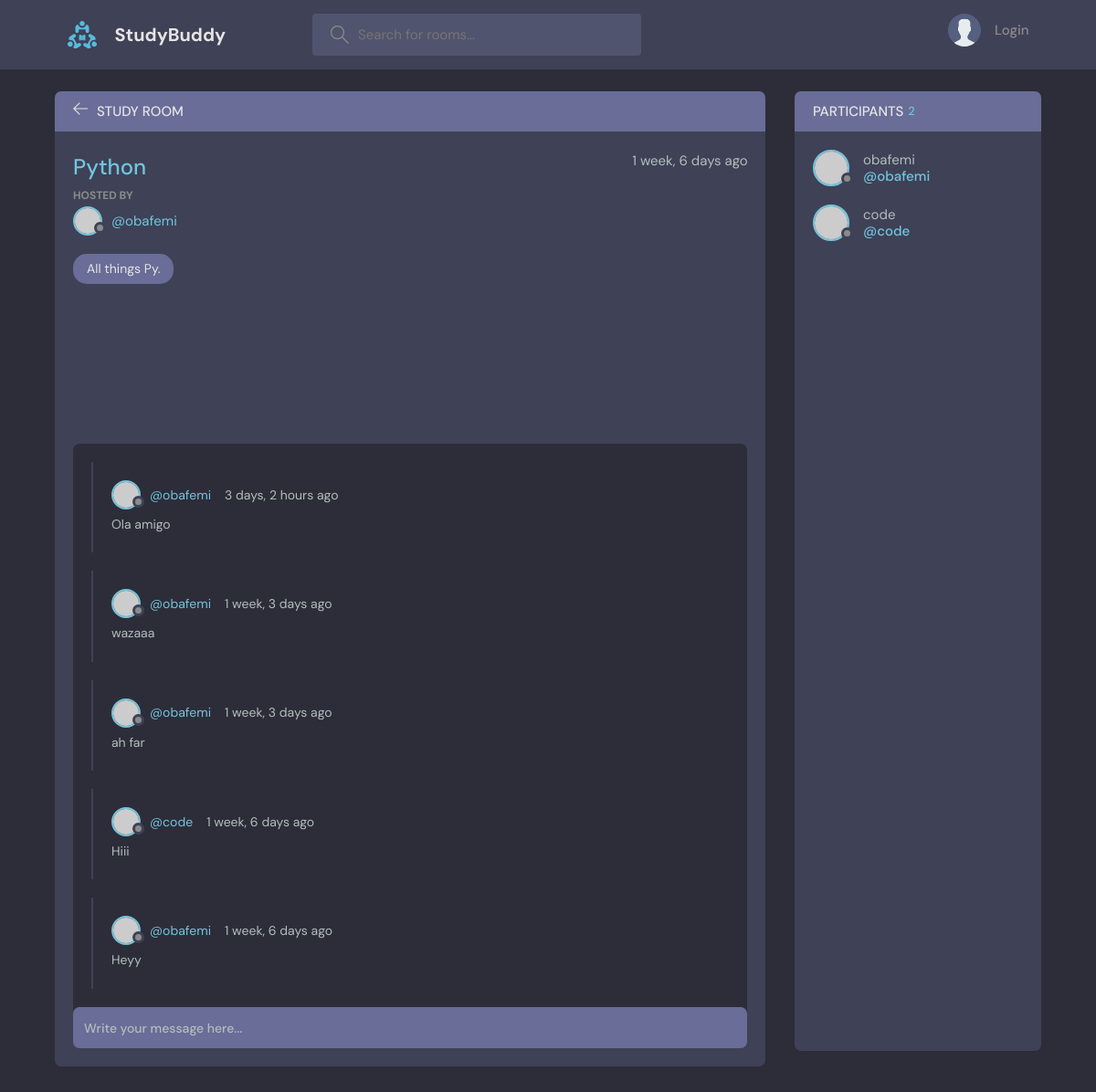
Page /room/2/ on the committed database.
### base/models.py (models this page shows, shortened)
class Room(models.Model):
    topic = models.ForeignKey(Topic, on_delete=models.SET_NULL, null=True)
    host = models.ForeignKey(User, on_delete=models.SET_NULL, null=True)
    name = models.CharField(max_length=200)
    description = models.TextField(null=True, blank=True)
    participants = models.ManyToManyField(User, related_name='participants', blank=True)
    updated = models.DateTimeField(auto_now=True)
    created = models.DateTimeField(auto_now_add=True)
    class Meta:
        ordering = ['-updated']

class Topic(models.Model):
    name = models.CharField(max_length=200)
    def __str__(self):
        return self.name

class Message(models.Model):
    user = models.ForeignKey(User, on_delete=models.CASCADE)
    room = models.ForeignKey(Room, on_delete=models.CASCADE)
    body = models.TextField()
    updated = models.DateTimeField(auto_now=True)
    created = models.DateTimeField(auto_now_add=True)
    class Meta:
        ordering = ['-updated']

### base/views.py (the view, shortened to what this page needs)
# urls.py: path('room/<str:pk>/', views.room, name='room'),
def room(request, pk):
    room = Room.objects.get(id=pk)
    messages = room.message_set.all().order_by('-created')
    participants = room.participants.all()
    cointext = {'room': room, 'room_messages': messages, 'participants': participants}
    return render(request, 'base/room.html', cointext)

### base/templates/base/room.html (shortened to what this page needs)
{% extends 'main.html' %}
{% block content %}
    <main class="profile-page layout layout--2">
      <div class="container">
        <div class="room">
          <div class="room__top">
            <div class="room__topLeft">
              <a href="{% url 'home' %}">
                <svg version="1.1" xmlns="http://www.w3.org/2000/svg" width="32" height="32" viewBox="0 0 32 32">
                  <title>arrow-left</title>
                  <path
                    d="M13.723 2.286l-13.723 13.714 13.719 13.714 1.616-1.611-10.96-10.96h27.625v-2.286h-27.625l10.965-10.965-1.616-1.607z"
                  ></path>
                </svg>
              </a>
              <h3>Study Room</h3>
            </div>
          </div>
          <div class="room__box scroll">
            <div class="room__header scroll">
              <div class="room__info">
                <h3>{{room.name}}</h3>
                <span>{{room.created|timesince}} ago</span>
              </div>
              <div class="room__hosted">
                <p>Hosted By</p>
                <a href="{% url 'user-profile' room.host.id %}" class="room__author">
                  <div class="avatar avatar--small">
                    <img src="https://randomuser.me/api/portraits/men/37.jpg" />
                  </div>
                  <span>@{{room.host.username}}</span>
                </a>
              </div>
              <span class="room__topics">{{room.topic}}</span>
            </div>
            <div class="room__conversation">
              <div class="threads scroll">
            {% for message in room_messages %}
                <div class="thread">
                  <div class="thread__top">
                    <div class="thread__author">
                      <a href="{% url 'user-profile' message.user.id %}" class="thread__authorInfo">
                        <div class="avatar avatar--small">
                          <img src="https://randomuser.me/api/portraits/men/37.jpg" />
                        </div>
                        <span>@{{message.user.username}}</span>
                      </a>
                      <span class="thread__date">{{message.created|timesince}} ago</span>
                    </div>
                  </div>
                  <div class="thread__details">
                    {{message.body}}
                  </div>
                </div>
            {% endfor %}
              </div>
            </div>
          </div>
          <div class="room__message">
            <form action="#"><input name="" placeholder="Write your message here..." /></form>
          </div>
        </div>
        <div class="participants">
          <h3 class="participants__top">Participants <span>{{participants.count}}</span></h3>
          <div class="participants__list scroll">
            {% for user in participants %}
            <a href="{% url 'user-profile' user.id %}" class="participant">
              <div class="avatar avatar--medium">
                <img src="https://randomuser.me/api/portraits/men/37.jpg" />
              </div>
              <p>
                {{user.username}}
                <span>@{{user.username}}</span>
              </p>
            </a>
            {% endfor %}
          </div>
        </div>
      </div>
    </main>
{% endblock %}

### rows in the picture
Room: name "Python", created "1 week, 6 days", host.username "obafemi", topic "All things Py."
Message: user.username "obafemi", created "3 days, 2 hours", body "Ola amigo"
Message: user.username "obafemi", created "1 week, 3 days", body "wazaaa"
Message: user.username "obafemi", created "1 week, 3 days", body "ah far"
Message: user.username "code", created "1 week, 6 days", body "Hiii"
Message: user.username "obafemi", created "1 week, 6 days", body "Heyy"

### other values in the picture
{{ participants.count }} "2"
{{ user.username }} "obafemi"
{{ user.username }} "code"
